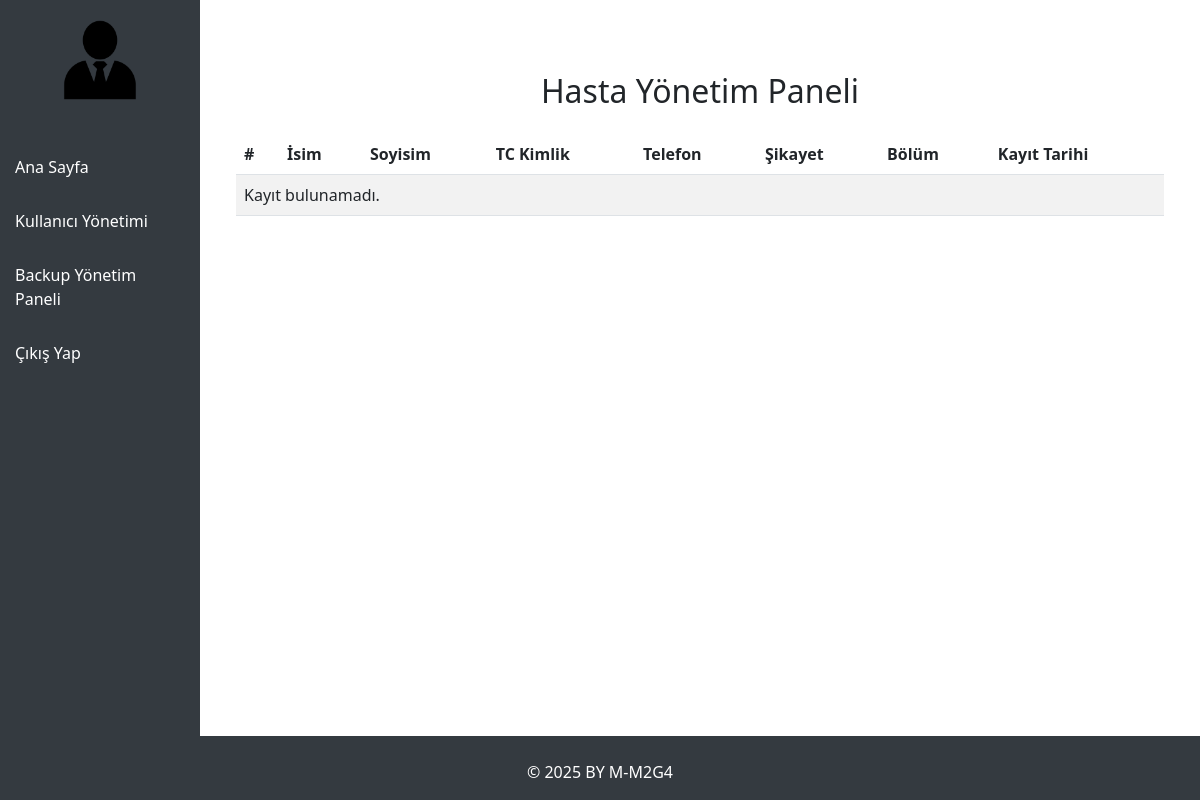
The app's page /admin/admin.php (signed in), older data.
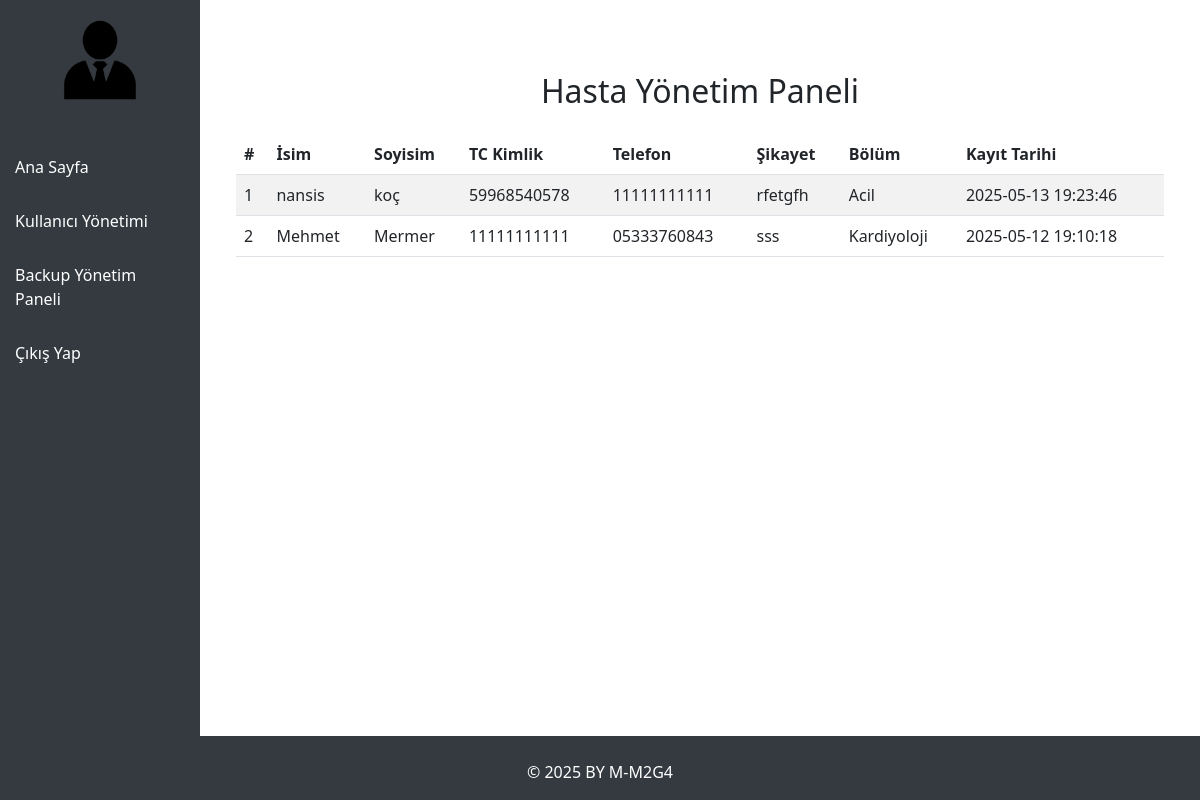
The same page, newer data.
### tables this page shows
CREATE TABLE `hastalar` (
  `id` int NOT NULL AUTO_INCREMENT,
  `ad` varchar(255) NOT NULL,
  `soyad` varchar(255) NOT NULL,
  `tc` varchar(11) NOT NULL,
  `telefon` varchar(15) NOT NULL,
  `sikayet` text,
  `bolum` varchar(100) NOT NULL,
  `created_at` timestamp NULL DEFAULT CURRENT_TIMESTAMP,
  PRIMARY KEY (`id`),
  UNIQUE KEY `tc` (`tc`)
);

### admin/admin.php (the view, shortened to what this page needs)
<?php include("header.php"); ?>
<div class="container">
    <h2 class="text-center mt-5">Hasta Yönetim Paneli</h2>
    <table class="table table-striped mt-4">
        <thead>
            <tr>
                <th>#</th>
                <th>İsim</th>
                <th>Soyisim</th>
                <th>TC Kimlik</th>
                <th>Telefon</th>
                <th>Şikayet</th>
                <th>Bölüm</th>
                <th>Kayıt Tarihi</th>
            </tr>
        </thead>
        <tbody>
            <?php
            try {
                $sql = "SELECT * FROM hastalar ORDER BY created_at DESC";
                $stmt = $conn->query($sql);
                $counter = 1;
                if ($stmt->rowCount() > 0) {
                    while ($row = $stmt->fetch(PDO::FETCH_ASSOC)) {
                        echo "<tr>";
                        echo "<td>" . $counter++ . "</td>";
                        echo "<td>" . htmlspecialchars($row['ad']) . "</td>";
                        echo "<td>" . htmlspecialchars($row['soyad']) . "</td>";
                        echo "<td>" . htmlspecialchars($row['tc']) . "</td>";
                        echo "<td>" . htmlspecialchars($row['telefon']) . "</td>";
                        echo "<td>" . (empty($row['sikayet']) ? '-' : htmlspecialchars($row['sikayet'])) . "</td>";
                        echo "<td>" . htmlspecialchars($row['bolum']) . "</td>";
                        echo "<td>" . $row['created_at'] . "</td>";
                        echo "</tr>";
                    }
                } else {
                    echo "<tr><td colspan='8'>Kayıt bulunamadı.</td></tr>";
                }
            } catch(PDOException $e) {
                echo "<tr><td colspan='8'>Veri çekme hatası: " . $e->getMessage() . "</td></tr>";
            }
            ?>
        </tbody>
    </table>
</div>
<link href="https://cdn.jsdelivr.net/npm/bootstrap-icons@1.11.3/font/bootstrap-icons.css" rel="stylesheet">
<?php
$content = ob_get_clean();
include 'template.php';
?>

### admin/template.php (shortened to what this page needs)
<!DOCTYPE html>
<html lang="tr">
<head>
    <link href="https://cdn.jsdelivr.net/npm/bootstrap@5.3.0/dist/css/bootstrap.min.css" rel="stylesheet">
</head>
<body>
    <div class="d-flex">
        <div class="sidebar col-2">
            <div class="logo-container">
                <img src="../assets/icons/human.png" alt="Admin Logo" class="logo-img">
            </div>
            <a href="admin.php">Ana Sayfa</a>
            <a href="users.php">Kullanıcı Yönetimi</a>
            <a href="backup.php">Backup Yönetim Paneli</a>
            <a href="logout.php">Çıkış Yap</a>
        </div>
        <div class="col-10 p-4">
            <?php
            if (isset($content)) {
                echo $content;
            }
            ?>
        </div>
    </div>
    <?php include 'footer.php'; ?>
</body>
</html>

### admin/footer.php
<footer class="pt-4 m-0 text-white">
    <p class="text-center">
		&copy; 2025 BY M-M2G4
	</p>
  </footer>

### admin/template.php (style rules this page uses)
.sidebar { height: 100%; background-color: #343a40; padding-top: 20px; }
.sidebar a { color: white; padding: 15px; display: block; text-decoration: none; }
html, body { height: 100%; margin: 0; }
body { display: flex; flex-direction: column; }
.d-flex { flex: 1 0 auto; }
footer { flex-shrink: 0; width: 100%; background-color: #343a40; }
.logo-container { text-align: center; margin-bottom: 40px; }
.logo-img { max-width: 80px; width: 90%; height: auto; }

Row changes from the older to the newer data that the page shows:
added hastalar: ad "nansis", soyad "koç", tc "59968540578", telefon "11111111111", sikayet "rfetgfh", bolum "Acil", created_at "2025-05-13 19:23:46"
added hastalar: ad "Mehmet", soyad "Mermer", tc "11111111111", telefon "05333760843", sikayet "sss", bolum "Kardiyoloji", created_at "2025-05-12 19:10:18"
Text that changed along with them:
text no longer shown: "Kayıt bulunamadı."
